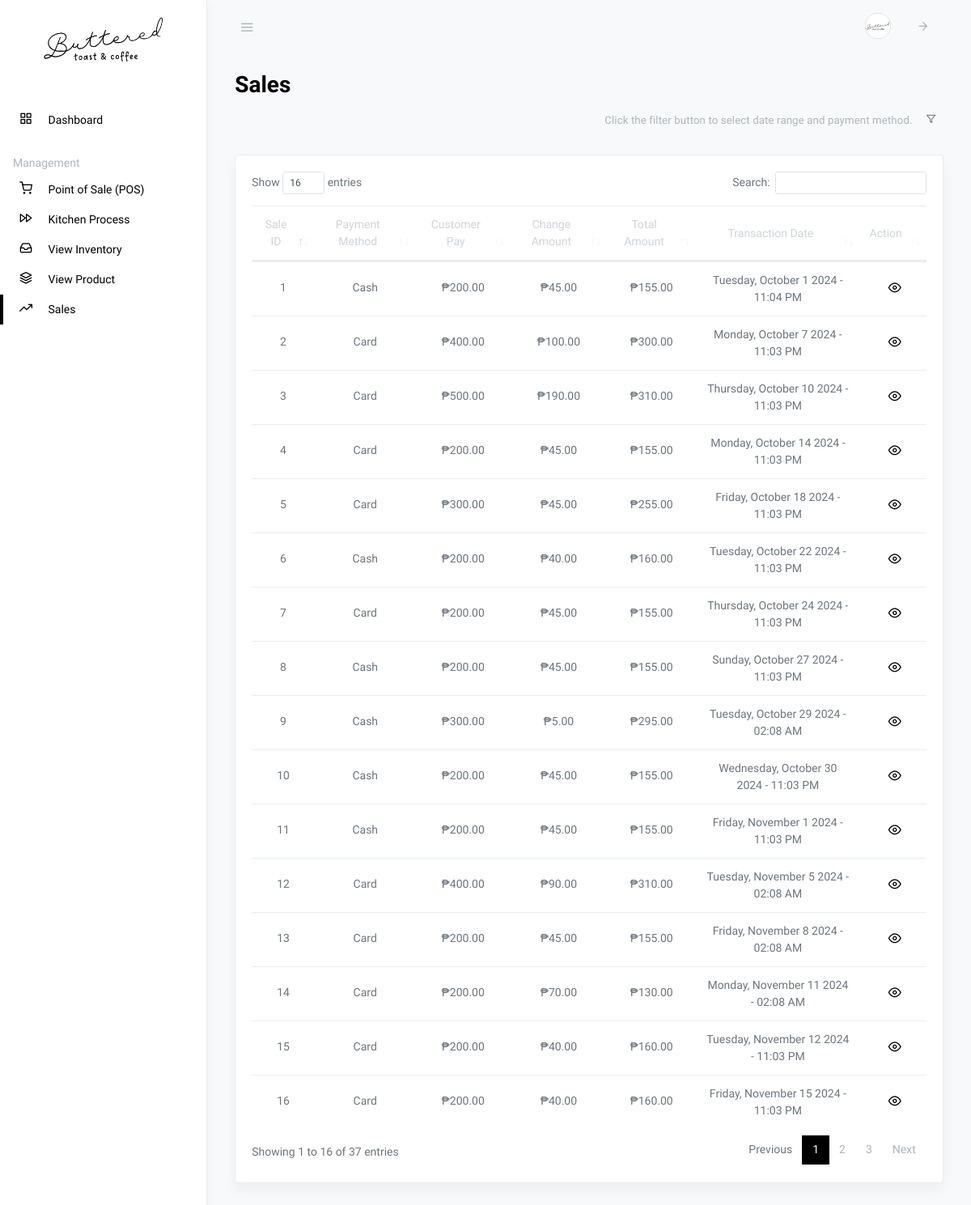
The page /staff-sales.php (signed in) on the database its author committed.
### tables this page shows
CREATE TABLE `sales` (
  `sale_id` int(11) NOT NULL,
  `branch_id` int(11) NOT NULL,
  `total_amount` decimal(11,2) NOT NULL,
  `customer_pay` decimal(11,2) NOT NULL,
  `change_amount` decimal(11,2) NOT NULL,
  `payment_method` text NOT NULL,
  `queue_no` text NOT NULL,
  `status` int(1) NOT NULL,
  `transaction_date` timestamp(6) NOT NULL DEFAULT current_timestamp(6) ON UPDATE current_timestamp(6)
);

### staff-sales.php (the view, shortened to what this page needs)
<!DOCTYPE html>
<html lang="en">
<head>
    <?php include 'partials/header.php'; ?>
    <link rel="stylesheet" href="css/dataTables.bootstrap4.css">
</head>
<body class="vertical  light">
    <div class="wrapper">
        <?php include 'partials/staff-navbar.php'; ?>
        <main role="main" class="main-content">
            <div class="container-fluid">
                <div class="row justify-content-center">
                    <div class="col-12">
                        <h2 class="page-title">Sales</h2>
                        <div class="row align-items-center my-2">
                            <div class="col-auto ml-auto">
                                <form class="form-inline">
                                    <div class="form-group">
                                        <div class="px-2 py-2 text-muted">
                                            <span class="small" id="filterMessage">
                                                Click the filter button to select date range and payment method.</span>
                                        </div>
                                    </div>
                                    <div class="form-group">
                                        <button type="button" class="btn btn-sm" data-toggle="modal"
                                            data-target="#filterModal">
                                            <i class="fe fe-filter"></i></button>
                                    </div>
                                </form>
                            </div>
                        </div>
                        <div class="row my-4">
                            <div class="col-md-12">
                                <div class="card shadow">
                                    <div class="card-body">
                                        <table class="table datatables" id="dataTable-1">
                                            <thead>
                                                <tr class="text-center">
                                                    <th>Sale ID</th>
                                                    <th>Payment Method</th>
                                                    <th>Customer Pay</th>
                                                    <th>Change Amount</th>
                                                    <th>Total Amount</th>
                                                    <th>Transaction Date</th>
                                                    <th>Action</th>
                                                </tr>
                                            </thead>
                                            <tbody>
                                                <?php
                                                $sql1 = "SELECT * FROM sales";
                                                $r = mysqli_query($link, $sql1);
                                                if ($r->num_rows > 0) {
                                                    while ($row1 = mysqli_fetch_assoc($r)) {
                                                        ?>
                                                        <tr class="text-center">
                                                            <td>
                                                                <p class="fw-normal mb-1">
                                                                    <?php echo $row1['sale_id']; ?>
                                                                </p>
                                                            </td>
                                                            <td>
                                                                <p class="fw-normal mb-1">
                                                                    <?php echo $row1['payment_method']; ?>
                                                                </p>
                                                            </td>
                                                            <td>
                                                                <p class="fw-normal mb-1">
                                                                    ₱<?php echo number_format($row1['customer_pay'], 2); ?>
                                                                </p>
                                                            </td>
                                                            <td>
                                                                <p class="fw-normal mb-1">
                                                                    ₱<?php echo number_format($row1['change_amount'], 2); ?>
                                                                </p>
                                                            </td>
                                                            <td>
                                                                <p class="fw-normal mb-1">
                                                                    ₱<?php echo number_format($row1['total_amount'], 2); ?>
                                                                </p>
                                                            </td>
                                                            <td>
                                                                <?php
                                                                $formattedDate = date("l, F j Y - h:i A", strtotime($row1["transaction_date"]));
                                                                ?>
                                                                <span
                                                                    class="formatted-date"><?php echo $formattedDate; ?></span>
                                                            </td>
                                                            <td>
                                                                <div class="d-inline">
                                                                    <a class="ml-1 action-icon" href="#" data-toggle="modal"
                                                                        type="button"
                                                                        data-target="#view-sales-items-<?php echo $row1['sale_id'] ?>">
                                                                        <i class="fe fe-eye fe-16"></i>
                                                                    </a>
                                                                </div>
                                                            </td>
                                                        </tr>
                                                        <?php
                                                    }
                                                }
                                                ?>
                                            </tbody>
                                        </table>
                                    </div>
                                </div>
                            </div>
                        </div>
                    </div>
                </div>
            </div>
        </main>
    </div>
</body>
</html>

### css/feather.css (style rules this page uses)
.fe { font-family: "feather" !important; speak: none; font-style: normal; font-weight: normal; font-variant: normal; text-transform: none; line-height: 1; -webkit-font-smoothing: antialiased; -moz-osx-font-smoothing: grayscale; }
.fe-16 { font-size: 16px; }
.fe-eye:before { content: ""; }
.fe-filter:before { content: ""; }

### partials/header.php (style rules this page uses)
.action-icon { color: #000; }
.page-title, .card-title { color: #000; }

### rows shown on the page
sales: sale_id "1", payment_method "Cash", customer_pay "200.00", change_amount "45.00", total_amount "155.00", transaction_date "Tuesday, October 1 2024 - 11:04 PM"
sales: sale_id "2", payment_method "Card", customer_pay "400.00", change_amount "100.00", total_amount "300.00", transaction_date "Monday, October 7 2024 - 11:03 PM"
sales: sale_id "3", payment_method "Card", customer_pay "500.00", change_amount "190.00", total_amount "310.00", transaction_date "Thursday, October 10 2024 - 11:03 PM"
sales: sale_id "4", payment_method "Card", customer_pay "200.00", change_amount "45.00", total_amount "155.00", transaction_date "Monday, October 14 2024 - 11:03 PM"
sales: sale_id "5", payment_method "Card", customer_pay "300.00", change_amount "45.00", total_amount "255.00", transaction_date "Friday, October 18 2024 - 11:03 PM"
sales: sale_id "6", payment_method "Cash", customer_pay "200.00", change_amount "40.00", total_amount "160.00", transaction_date "Tuesday, October 22 2024 - 11:03 PM"
sales: sale_id "7", payment_method "Card", customer_pay "200.00", change_amount "45.00", total_amount "155.00", transaction_date "Thursday, October 24 2024 - 11:03 PM"
sales: sale_id "8", payment_method "Cash", customer_pay "200.00", change_amount "45.00", total_amount "155.00", transaction_date "Sunday, October 27 2024 - 11:03 PM"
sales: sale_id "9", payment_method "Cash", customer_pay "300.00", change_amount "5.00", total_amount "295.00", transaction_date "Tuesday, October 29 2024 - 02:08 AM"
sales: sale_id "10", payment_method "Cash", customer_pay "200.00", change_amount "45.00", total_amount "155.00", transaction_date "Wednesday, October 30 2024 - 11:03 PM"
sales: sale_id "11", payment_method "Cash", customer_pay "200.00", change_amount "45.00", total_amount "155.00", transaction_date "Friday, November 1 2024 - 11:03 PM"
sales: sale_id "12", payment_method "Card", customer_pay "400.00", change_amount "90.00", total_amount "310.00", transaction_date "Tuesday, November 5 2024 - 02:08 AM"
sales: sale_id "13", payment_method "Card", customer_pay "200.00", change_amount "45.00", total_amount "155.00", transaction_date "Friday, November 8 2024 - 02:08 AM"
sales: sale_id "14", payment_method "Card", customer_pay "200.00", change_amount "70.00", total_amount "130.00", transaction_date "Monday, November 11 2024 - 02:08 AM"
sales: sale_id "15", payment_method "Card", customer_pay "200.00", change_amount "40.00", total_amount "160.00", transaction_date "Tuesday, November 12 2024 - 11:03 PM"
sales: sale_id "16", payment_method "Card", customer_pay "200.00", change_amount "40.00", total_amount "160.00", transaction_date "Friday, November 15 2024 - 11:03 PM"
